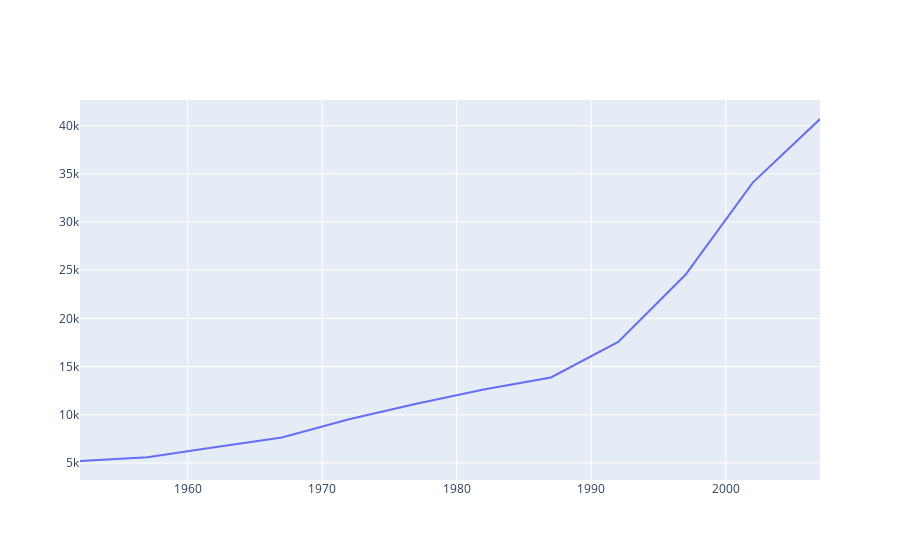

This figure's notebook cell:
### Markdown cell above
### Line chart using Plotly Graph Objects (go)

### Code cell
#filter DataFrame for just Ireland
ireland_df = df[df.Country == 'Ireland']

# Create a figure and add a line trace
fig = go.Figure()
fig.add_trace(go.Scatter(y=ireland_df['GDP Per Capita'], x=ireland_df['Year'], mode='lines'))

# Display the plot
fig.show()

### Figure 1 — Plotly figure (JSON) as saved in the notebook; plotly's stock layout.template omitted (floating-point values rounded to 4 significant figures)
{"data": [{"mode": "lines", "type": "scatter", "x": [1952, 1957, 1962, 1967, 1972, 1977, 1982, 1987, 1992, 1997, 2002, 2007], "y": [5210.0, 5599.0, 6632.0, 7656.0, 9531.0, 11150.0, 12620.0, 13870.0, 17560.0, 24520.0, 34080.0, 40680.0]}], "layout": {}}
